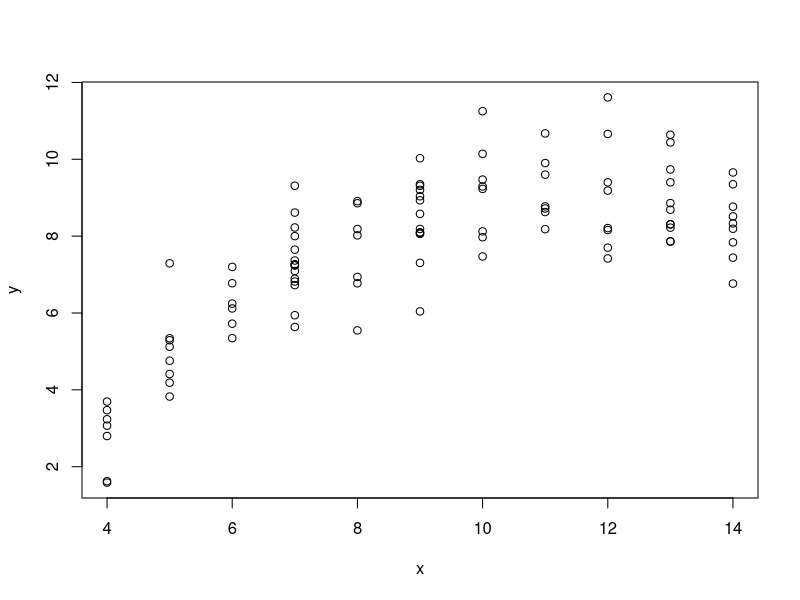

R code for this plot:
## R_Demo_Simulation_Inference_2_Sample_Cross_Validation.R
##########################################################################
## INSTRUCTOR: Christopher Fariss
## COURSE NAME: Programming and Simulation Methods for Computational Social Science (2W)
## University of Essex Summer School 2024
##
## Date: 2024-07-22
##
## Please e-mail me if you find any errors or have and suggestions (either email is fine)
## e-mail: cjf0006@gmail.com
## e-mail: cjfariss@umich.edu
##########################################################################
## Introduction to tutorial:
##
## Goal: Improve the predictive power or predictive validity of a model when applied to new observed values
##
##########################################################################
##
## (1) Begin building towards and learning about cross-validation
## (NOTE: There is now "crossings" in this example)
##
## For this R tutorial we will simulate a dataset and then randomly divide it into two subsets.
##
## We will fit a model using the observations from one of the subsets of data (training data).
##
## We will then use the model estimates to predict the value of the dependent variable for the remaining out of sample data subset (testing data).
##
## After that step, we will repeat the above process and make a cross over the two folds of data.
##
## Specifically, we will use the other half of the data to fit the model and then predict the other hold out sample.
##
## The training data will become the test data and the test data will become the training data.
##
## In this way, both halves of the data will be predicted using a model estimated from other data not used in the fitting of the model.
##
## This increases the probability that we do not overfit our model parameters to our dataset and makes use of all the data for fitting and evaluation instead of just half of the data.
##
## This process is increasingly common and required in almost all Machine Learning and predictive tasks in data science and increasingly so in the social sciences.
##
##########################################################################

set.seed(940)

## set number of observations for simulation
n <- 100

## simulation of variables (This model is one of Anscombe's quartets)
x <- sample(4:14,n,replace=TRUE)
y <- -5.996 + 2.781*x -0.127*x^2 + rnorm(n,0,1)
#y <- -5.996 + 2.781*x -0.127*x^2 + rnorm(n,0,2)

## plot the simulated relationship
par(mfrow=c(1,1))
plot(x=x, y=y)

## create a subject/unit ID variable with one values for each unit
## here the indicator values takes on 2-Fold values {1,2}
folds <- sample(rep(1:2, n/2), n, replace=FALSE)

## create a data frame with the dependent varaible, independent variable, and randomly created ID
dat <- data.frame(y, x, folds)


## Model 0: fit a linear model
fit <- lm(y ~ 1, data=subset(dat, folds==1))
pred <- predict(fit, newdata=subset(dat, folds==2))
y.hat.fold2 <- as.numeric(pred)

fit <- lm(y ~ 1, data=subset(dat, folds==2))
pred <- predict(fit, newdata=subset(dat, folds==1))
y.hat.fold1 <- as.numeric(pred)

dat$y.hat[dat$fold==2] <- y.hat.fold2
dat$y.hat[dat$fold==1] <- y.hat.fold1

summary(dat)

rmse <- sqrt(mean((dat$y.hat-dat$y)^2))
rmse


## Model 1: fit a linear model
fit <- lm(y ~ x, data=subset(dat, folds==1))
pred <- predict(fit, newdata=subset(dat, folds==2))
y.hat.fold2 <- as.numeric(pred)

fit <- lm(y ~ x, data=subset(dat, folds==2))
pred <- predict(fit, newdata=subset(dat, folds==1))
y.hat.fold1 <- as.numeric(pred)

dat$y.hat[dat$fold==2] <- y.hat.fold2
dat$y.hat[dat$fold==1] <- y.hat.fold1

summary(dat)

rmse <- sqrt(mean((dat$y.hat-dat$y)^2))
rmse


## Model 2: fit a linear model with a squared term
fit <- lm(y ~ x + I(x^2), data=subset(dat, folds==1))
pred <- predict(fit, newdata=subset(dat, folds==2))
y.hat.fold2 <- as.numeric(pred)

fit <- lm(y ~ x + I(x^2), data=subset(dat, folds==2))
pred <- predict(fit, newdata=subset(dat, folds==1))
y.hat.fold1 <- as.numeric(pred)

dat$y.hat[dat$fold==2] <- y.hat.fold2
dat$y.hat[dat$fold==1] <- y.hat.fold1

rmse <- sqrt(mean((dat$y.hat-dat$y)^2))
rmse

## Model 3: fit a linear model with a squared term
fit <- lm(y ~ x + I(x^2) + I(x^3), data=subset(dat, folds==1))
pred <- predict(fit, newdata=subset(dat, folds==2))
y.hat.fold2 <- as.numeric(pred)

fit <- lm(y ~ x + I(x^2) + I(x^3), data=subset(dat, folds==2))
pred <- predict(fit, newdata=subset(dat, folds==1))
y.hat.fold1 <- as.numeric(pred)

dat$y.hat[dat$fold==2] <- y.hat.fold2
dat$y.hat[dat$fold==1] <- y.hat.fold1

rmse <- sqrt(mean((dat$y.hat-dat$y)^2))
rmse

fit <- lm(y ~ x + I(x^2) + I(x^3), data=dat)
sqrt(mean((as.numeric(predict(fit))-dat$y)^2))


## more compact version of Model 1 above using a for loop
for(i in 1:2){
    fit <- lm(y ~ 1, data=subset(dat, folds!=i))
    pred <- predict(fit, newdata=subset(dat, folds==i))
    dat$y.hat[dat$fold==i] <- as.numeric(pred)
}

rmse <- sqrt(mean((dat$y.hat-dat$y)^2))
rmse

for(i in 1:2){
    fit <- lm(y ~ x, data=subset(dat, folds!=i))
    pred <- predict(fit, newdata=subset(dat, folds==i))
    dat$y.hat[dat$fold==i] <- as.numeric(pred)
}

rmse <- sqrt(mean((dat$y.hat-dat$y)^2))
rmse


for(i in 1:2){
  fit <- lm(y ~ x + I(x^2), data=subset(dat, folds!=i))
  pred <- predict(fit, newdata=subset(dat, folds==i))
  dat$y.hat[dat$fold==i] <- as.numeric(pred)
}

rmse <- sqrt(mean((dat$y.hat-dat$y)^2))
rmse




